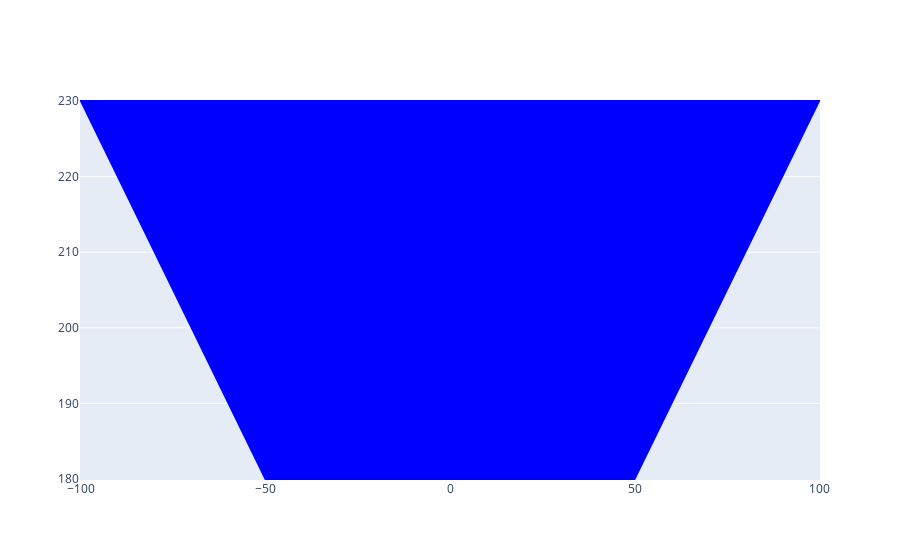

Notebook source saved alongside this figure:
### Code cell
fig = go.Figure(data=[{}], layout=layout)
fig.show()

### Figure 1 — Plotly figure (JSON) as saved in the notebook; plotly's stock layout.template omitted (floating-point values rounded to 4 significant figures)
{"data": [{"type": "scatter"}], "layout": {"shapes": [{"fillcolor": "blue", "line": {"color": "blue"}, "path": "M 100.0,230 L 50.0,180 L -50.0,180 L -100.0,230 Z", "type": "path"}]}}
